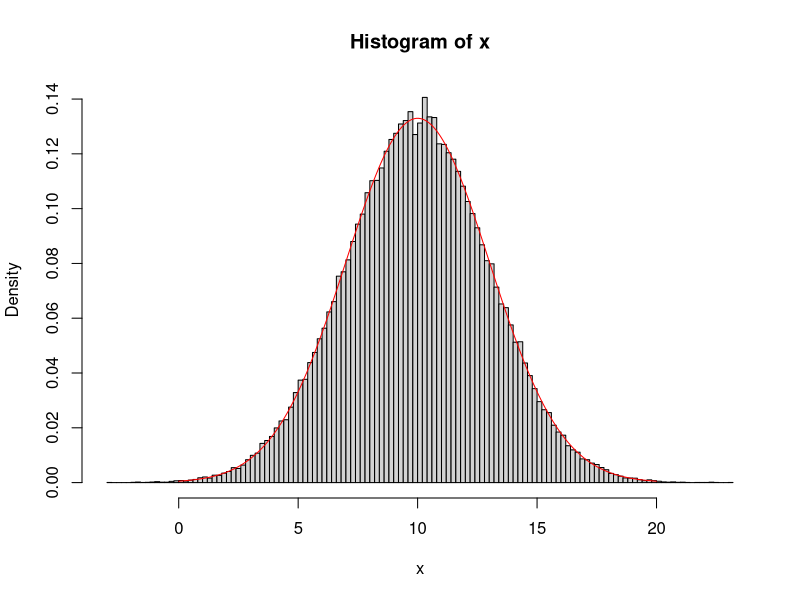
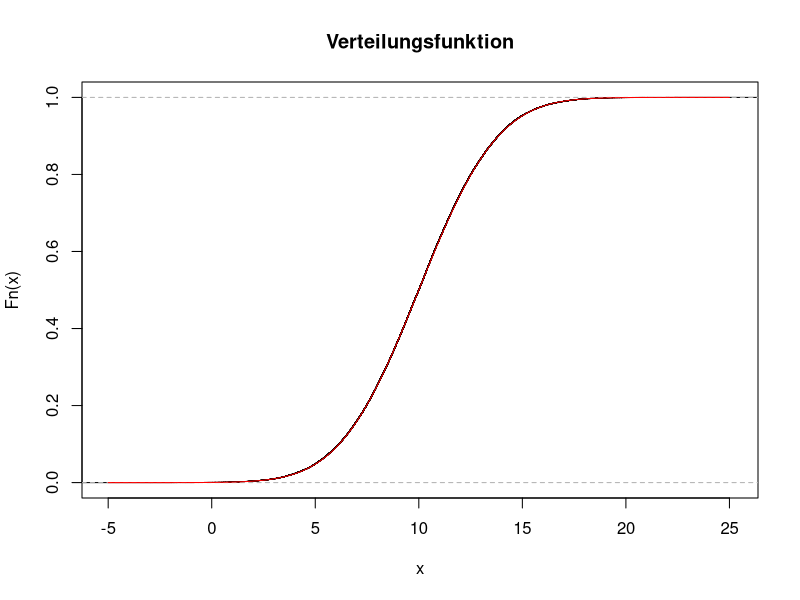
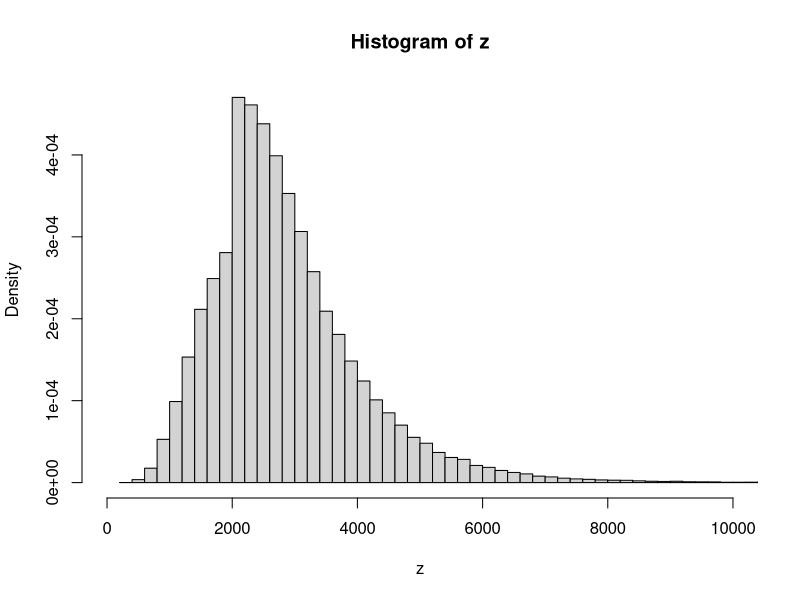
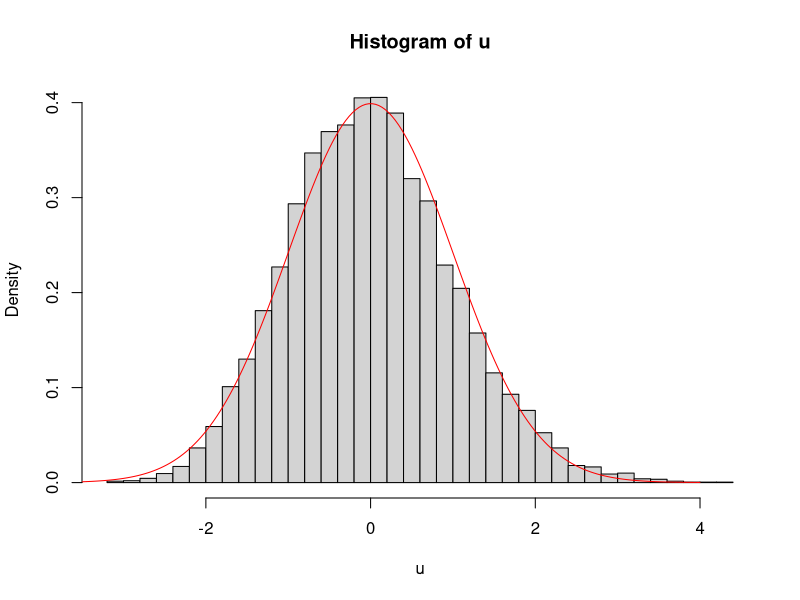
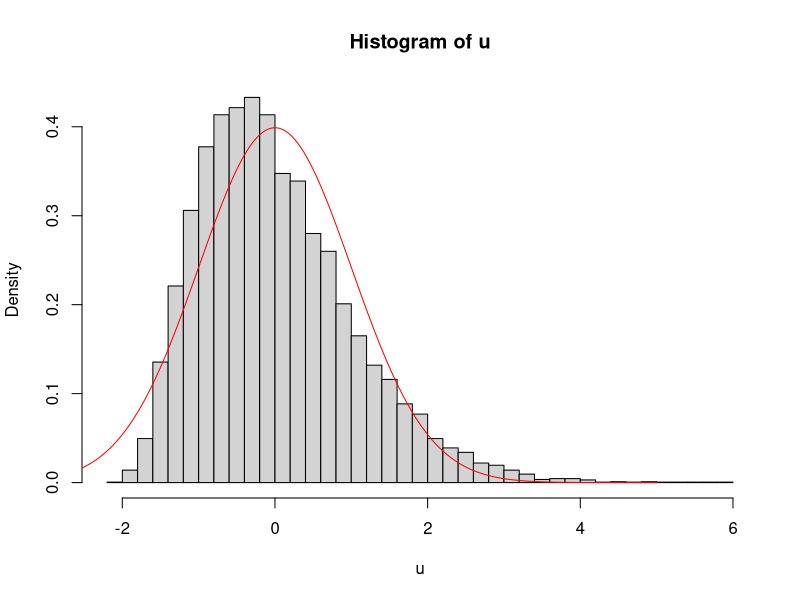

R code for these plots, in order:
## ---- chunk 1
n <- 100000
x <- rnorm(n, mean=10, sd=3)
## ---- chunk 2
mean(x)
## ---- chunk 3
var(x)
## ---- chunk 4
quantile(x, 0.75)
## ---- chunk 5
qnorm(0.75, mean=10, sd=3)
## ---- chunk 6
hist(x, breaks=100, probability=TRUE)

g <- seq(from=0, to=20, length=200)
lines(g, dnorm(g, mean=10, sd=3), col="red")
## ---- chunk 7
plot(ecdf(x),
     main="Verteilungsfunktion")

g <- seq(from=-5, to=25, length=200)
lines(g, pnorm(g, mean=10, sd=3), col="red")
## ---- chunk 8
n <- 100000
x <- rnorm(n, mean=8, sd=0.5)
y <- exp(x)
s <- ifelse(y <= 2000, 0, 0.35*(y-2000))
z <- y-s
mean(z)
## ---- chunk 9
hist(z, probability=TRUE, breaks=100, xlim=c(0, 10000))
## ---- chunk 10
n <- 100000
z <- rep(n, 0)

for(i in 1:n){

  x <- rnorm(1, mean=8, sd=0.5)
  y <- exp(x)
  if(y <= 2000){
    s <- 0
  } else {
    s <- 0.35*(y-2000)
  }
  z[i] <- y-s

}
mean(z)
## ---- chunk 11
R <- 10000
u <- rep(0, R)
## ---- chunk 12
mu <- 1/2
sigma <- 1/2
n <- 50

for(r in 1:R){

    x <- rexp(n, rate=2)
    xquer <- mean(x)
    u[r] <- sqrt(n)*(xquer - mu)/sigma

}
## ---- chunk 13
hist(u, prob=TRUE, breaks=50)

g <- seq(from=-4, to=4, length=200)
lines(g, dnorm(g), col="red")
## ---- chunk 14
n <- 5

for(r in 1:R){

    x <- rexp(n, rate=2)
    xquer <- mean(x)
    u[r] <- sqrt(n)*(xquer - 1/2)/sqrt(1/4)

}
hist(u, prob=TRUE, breaks=50)

g <- seq(from=-3, to=5, length=200)
lines(g, dnorm(g), col="red")
